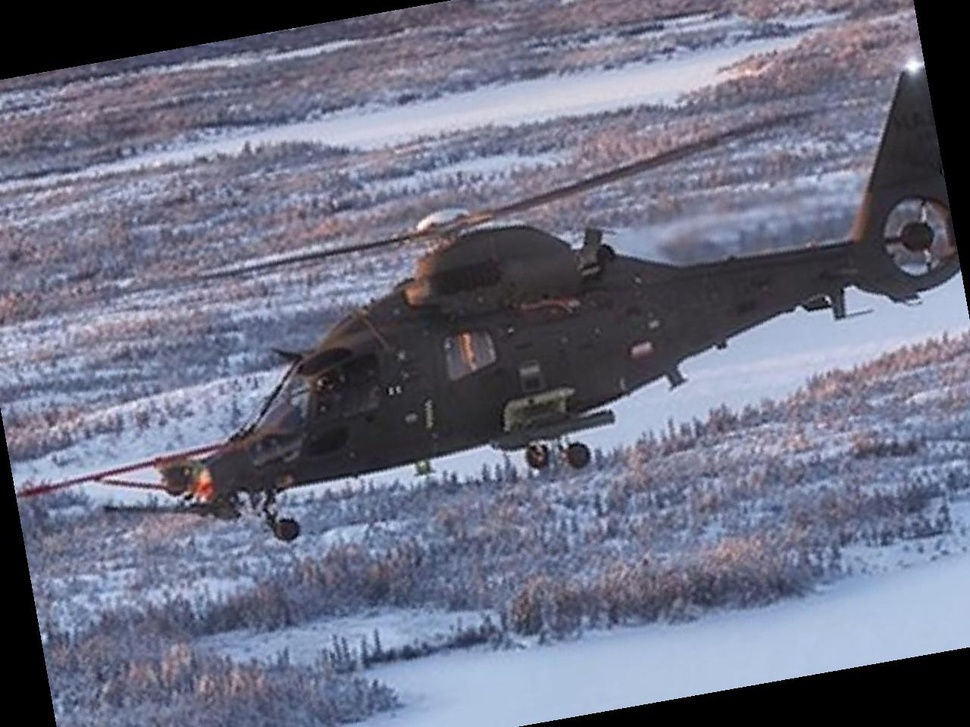
#> input picture 4.rotated/!.1.jpg, 970 x 727 px, shrunk from 1280 x 960 before the run; its folder holds 4 pictures in this run
$ python crop.py
#> lines starting #> are read from the running program, lines starting #| are printed output that depends on the picture
import os
from PIL import Image

source_folder = './4.rotated'
output_folder = './5.cropped'

if not os.path.exists(output_folder):
    os.makedirs(output_folder)

for filename in os.listdir(source_folder):
    try:
        if filename.lower().endswith(('.jpg', '.png', '.jpeg', '.webp')):
            image_path = os.path.join(source_folder, filename)
            image = Image.open(image_path)
#> image is the input picture: PIL image 970x727 RGB; mean R, G, B 108.9, 111.5, 130.8
            width, height = image.size
#> width = 970; height = 727
            width_1 = int(width * 0.88)
#> width_1 = 853
            height_1 = int(height * 0.76)
#> height_1 = 552
            left = int(width * 0.06)
#> left = 58
            top = int(height * 0.12)
#> top = 87
            right = left + width_1
#> right = 911
            bottom = top + height_1
#> bottom = 639
            cropped_image = image.crop((left, top, right, bottom))
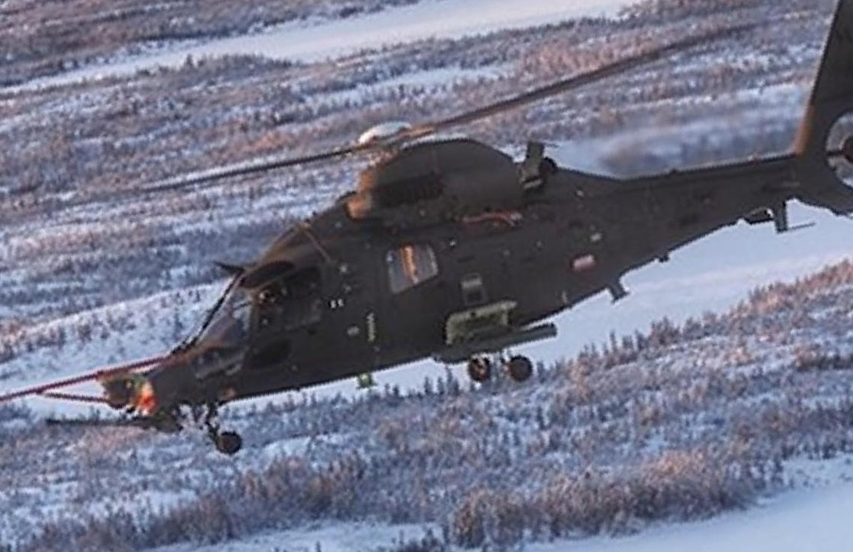
#> cropped_image: PIL image 853x552 RGB; mean R, G, B 113.5, 115.8, 135.8
            output_path = os.path.join(output_folder, filename)
            cropped_image.save(output_path)
    except IOError:
        print(f"File not found: {filename}. Skipping...")
        continue
#> pass 2 of the loop `for filename in os.listdir(source_folder):`:
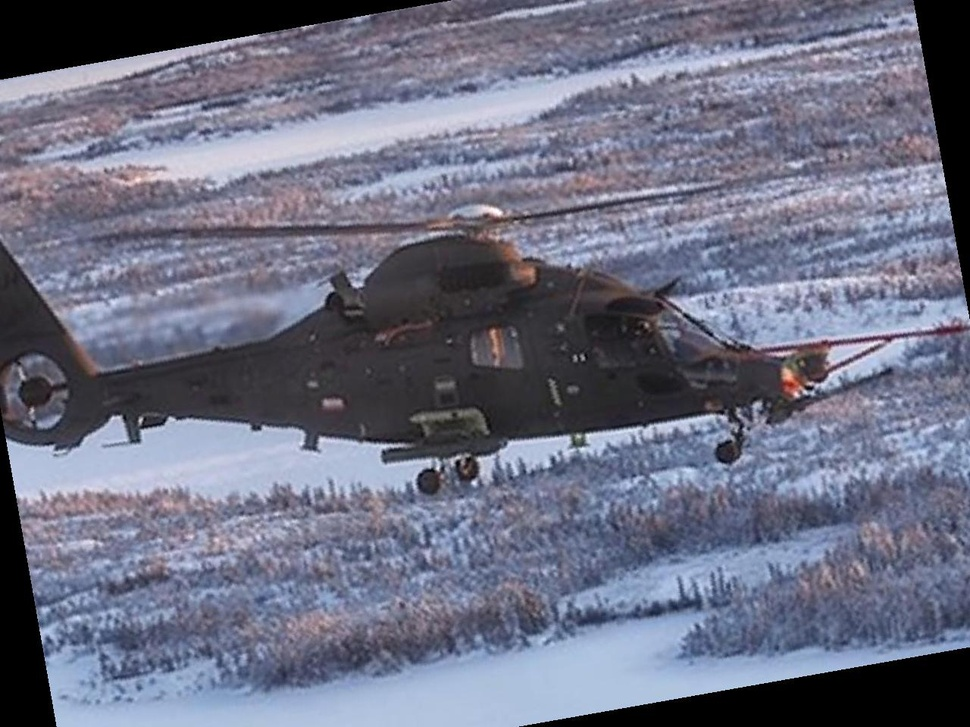
#> input picture 4.rotated/!1.jpg, 970 x 727 px, shrunk from 1280 x 960 before the run
#> image is the input picture: PIL image 970x727 RGB; mean R, G, B 108.8, 111.4, 130.9
#> `cropped_image = image.crop((left, top, right, bottom))`:
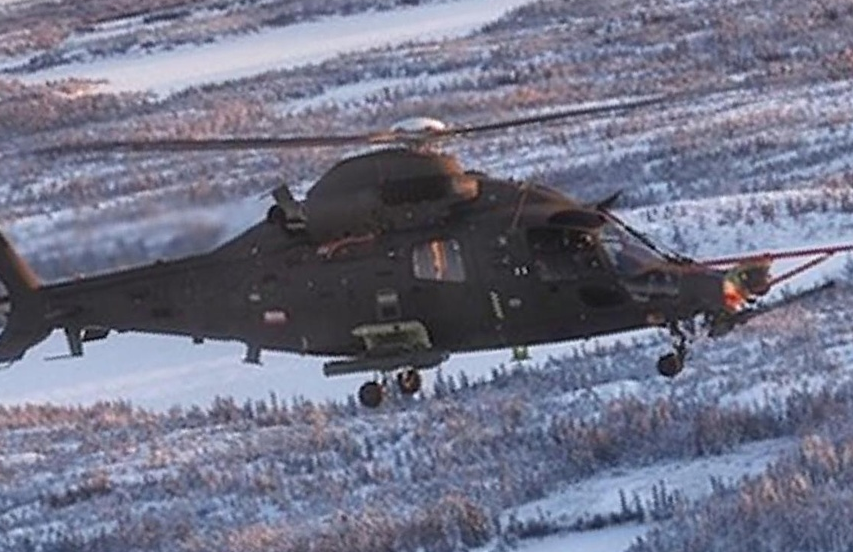
#> cropped_image: PIL image 853x552 RGB; mean R, G, B 114, 115.9, 135.9
#> pass 3 of the loop `for filename in os.listdir(source_folder):`:
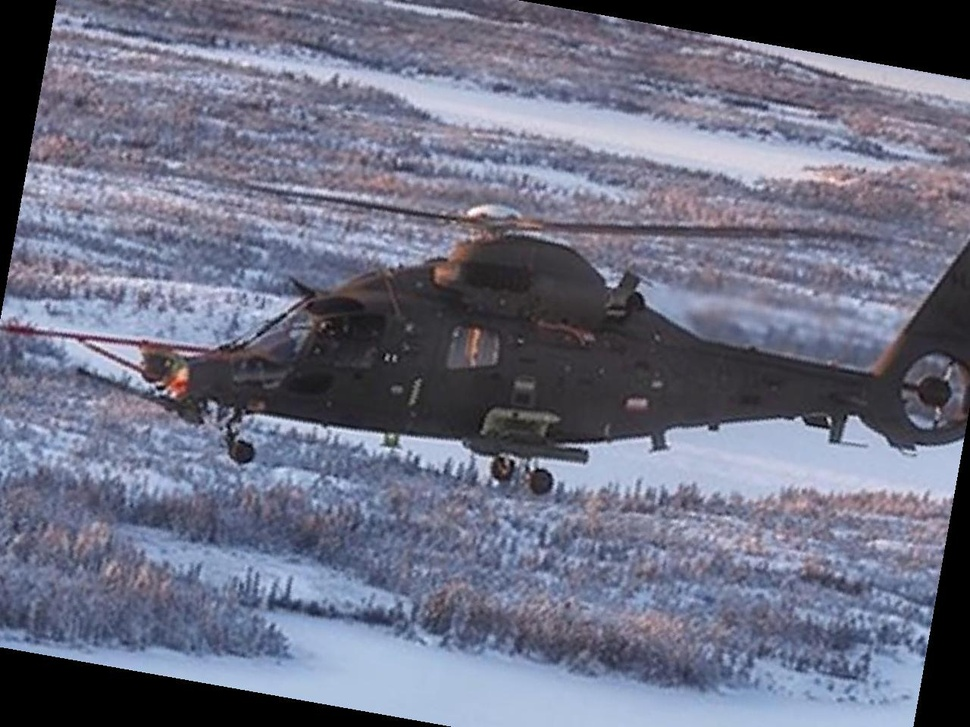
#> input picture 4.rotated/_.1.jpg, 970 x 727 px, shrunk from 1280 x 960 before the run
#> image is the input picture: PIL image 970x727 RGB; mean R, G, B 108.8, 111.4, 130.9
#> `cropped_image = image.crop((left, top, right, bottom))`:
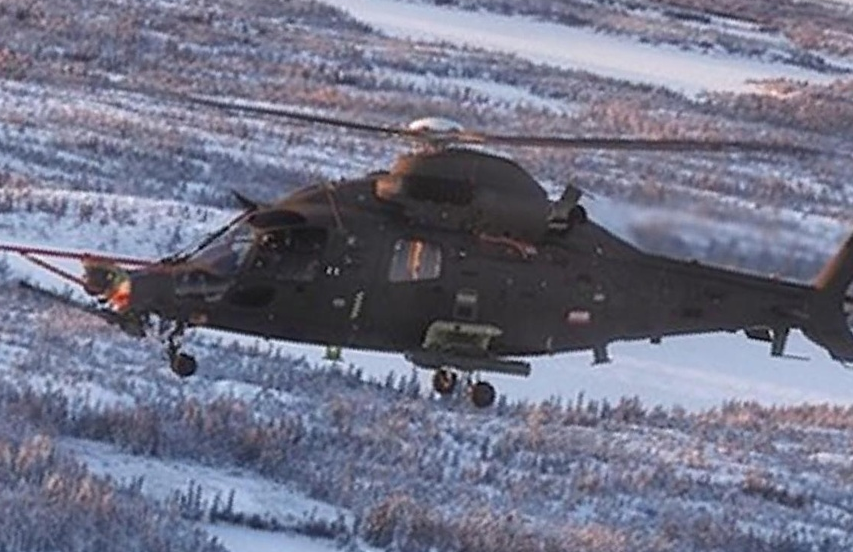
#> cropped_image: PIL image 853x552 RGB; mean R, G, B 114, 115.9, 135.9
#> the loop made 4 passes; the first 3 are shown
